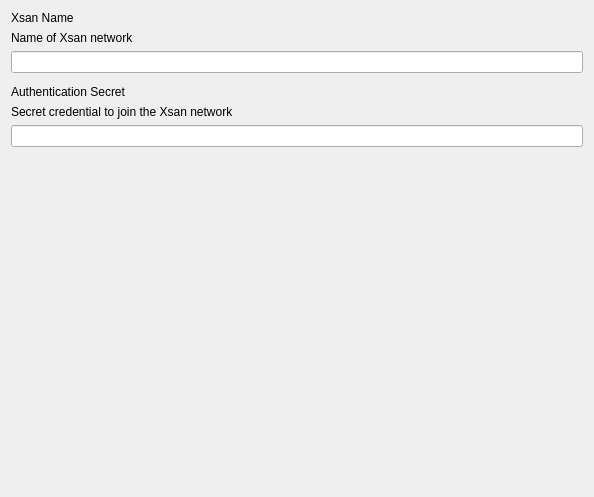
<?xml version="1.0" encoding="UTF-8"?>
<ui version="4.0">
 <class>XsanForm</class>
 <widget class="QWidget" name="XsanForm">
  <property name="geometry">
   <rect>
    <x>0</x>
    <y>0</y>
    <width>594</width>
    <height>497</height>
   </rect>
  </property>
  <property name="windowTitle">
   <string>Form</string>
  </property>
  <layout class="QVBoxLayout" name="verticalLayout">
   <item>
    <widget class="QLabel" name="label">
     <property name="text">
      <string>Xsan Name</string>
     </property>
    </widget>
   </item>
   <item>
    <widget class="QLabel" name="lTip_name">
     <property name="text">
      <string>Name of Xsan network</string>
     </property>
    </widget>
   </item>
   <item>
    <widget class="QLineEdit" name="nameEdit">
     <property name="sizePolicy">
      <sizepolicy hsizetype="Expanding" vsizetype="Fixed">
       <horstretch>0</horstretch>
       <verstretch>0</verstretch>
      </sizepolicy>
     </property>
    </widget>
   </item>
   <item>
    <widget class="ItemListWidget" name="fsNameServersWidget" native="true"/>
   </item>
   <item>
    <widget class="QLabel" name="label_7">
     <property name="text">
      <string>Authentication Secret</string>
     </property>
    </widget>
   </item>
   <item>
    <widget class="QLabel" name="lTip_authSecret">
     <property name="text">
      <string>Secret credential to join the Xsan network</string>
     </property>
    </widget>
   </item>
   <item>
    <widget class="QLineEdit" name="authSecretEdit"/>
   </item>
   <item>
    <spacer name="verticalSpacer">
     <property name="orientation">
      <enum>Qt::Vertical</enum>
     </property>
     <property name="sizeHint" stdset="0">
      <size>
       <width>20</width>
       <height>40</height>
      </size>
     </property>
    </spacer>
   </item>
  </layout>
 </widget>
 <customwidgets>
  <customwidget>
   <class>ItemListWidget</class>
   <extends>QWidget</extends>
   <header>FWAdminLib/Configurator/ItemListWidget.h</header>
   <container>1</container>
  </customwidget>
 </customwidgets>
 <resources/>
 <connections/>
</ui>
